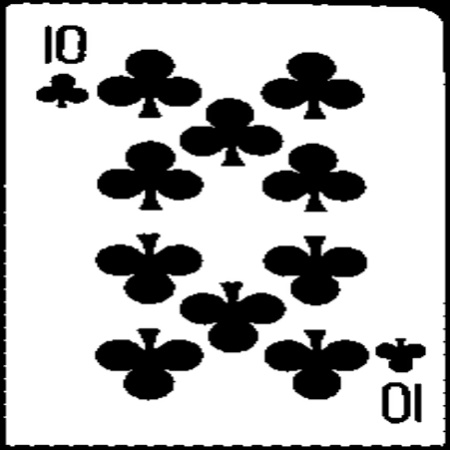
#> input picture images/c10.jpg, 450 x 450 px, given in place of the camera
$ python deckSaver.py
#> lines starting #> are read from the running program, lines starting #| are printed output that depends on the picture; after the words box and inside, x2 and y2 are one past the last pixel; in counts of white or black regions, pixels touching at a corner belong together
"""

Python code to upload playing cards, follow prompts on screen, type 'q' to exit

    -Summer 2021

By: Kyle Granville


"""

import cv2
from cv2 import data
import imutils
import numpy
import glob
import os


def normalize(frame):
    #resize camera view
    frame = imutils.resize(frame,640)
    #convert to greyscale
    gray = cv2.cvtColor(frame,cv2.COLOR_BGR2GRAY)
    #add gaussian blur to more easily ignore small useless details, keeps edges clear, reduces noise
    blur = cv2.bilateralFilter(gray,10,15,15)
    #only show edges or colour changes
    edges = cv2.Canny(blur,50,150,True) #50,150
    #show edges picture
    #cv2.imshow("edges", edges)

    #make edges thicker
    kernel = numpy.ones((3,3),numpy.uint8)
    dilate = cv2.dilate(edges, kernel,iterations=1)
    #show thick edges
    #cv2.imshow("dilated", dilate)
    return dilate


def get_contours(dilate):
    contours = cv2.findContours(dilate,cv2.RETR_LIST,cv2.CHAIN_APPROX_SIMPLE)
    contours = imutils.grab_contours(contours)
    return sorted(contours, key=cv2.contourArea,reverse=True)

# [59 lines left out: functions crop_image, resize_image, checkWhiteVal, process_card_image, not called in this run]


def process(frame):
    image = frame.copy()
    dilate = normalize(frame)
    contours = get_contours(dilate)

    for c in contours[:12]:
        ((x,y),(w,h),a) = rect = cv2.minAreaRect(c)
        box = cv2.boxPoints(rect)
        box = numpy.int0(box)


   # [10 lines of commented-out code are left out]

        ar = w/float(h) if w>h>0 else h/float(w)
        if 1.35<=ar<=1.6 and w*h<120000 and w*h>7300:
            cv2.drawContours(image, [box], -1, (0, 0, 255), 3)
            cimage = crop_image(image, rect)
            if cimage.shape[0] > 0 and cimage.shape[1] > 0:
                cimage = process_card_image(cimage)
                cimage = resize_image(cimage)
                blur1 = cv2.bilateralFilter(cimage,10,15,15)
                #only show edges or colour changes
                edges1 = cv2.Canny(blur1,50,150,True)
                kernel1 = numpy.ones((3,3),numpy.uint8)
                dilate1 = cv2.dilate(edges1, kernel1,iterations=1)
                idek = resize_image(blur1)

                cv2.imshow("current image",idek)
                print('just type  "q"  to retake image using next frame')
                cname = input("input card suit + value (eg. 4 of hearts = h4, Ace of diamonds = da):  ")
                if cname == "q":
                    pass
                else:
                    cv2.imwrite("\\images\\" + cname + ".jpg",idek)

                # [5 lines of commented-out code are left out]

    cv2.imshow("Image", numpy.hstack((image, cv2.cvtColor(dilate, cv2.COLOR_RGB2BGR))))


def main():
    print(" - getting webcam ready - ")
    cap = cv2.VideoCapture(0)
    print(" - webcam on - ")
    print(" -  running  - ")
    while True:
        ret, frame = cap.read()
#> frame is the input picture: shape (450, 450, 3); min 0, max 255, mean 186.8
        frame = imutils.resize(frame,640)
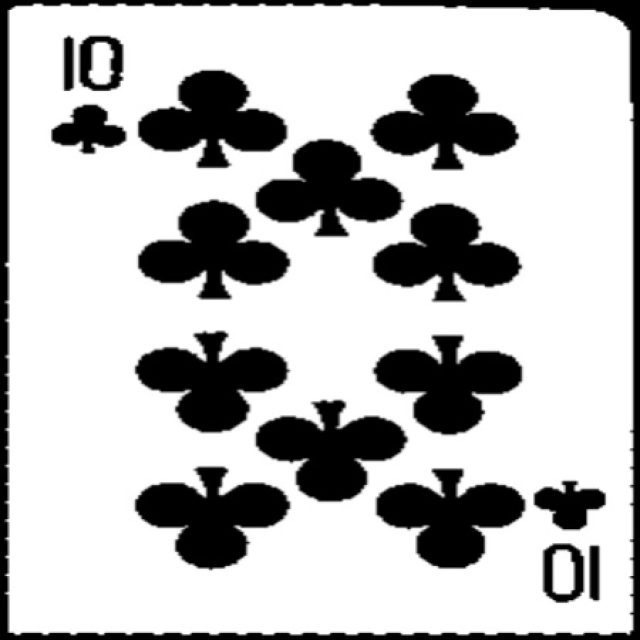
#> frame: shape (640, 640, 3); min 0, max 255, mean 186.8
        #cv2.imshow("Image",frame)
        if cv2.waitKey(1) & 0xFF == ord('p'):
#> (key Esc is pressed here)
            break

        process(frame)
#> in normalize, `edges = cv2.Canny(blur,50,150,True)`:
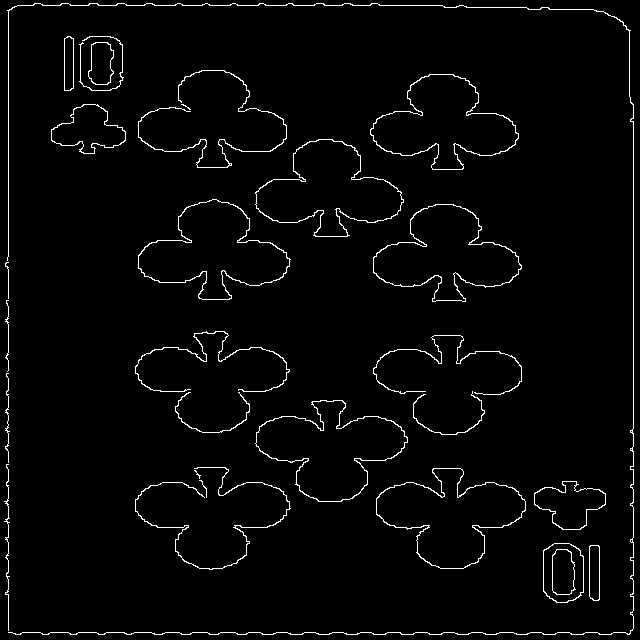
#> edges: shape (640, 640); 2.6% white in thin lines or dots
#> in normalize, `dilate = cv2.dilate(edges, kernel,iterations=1)`:
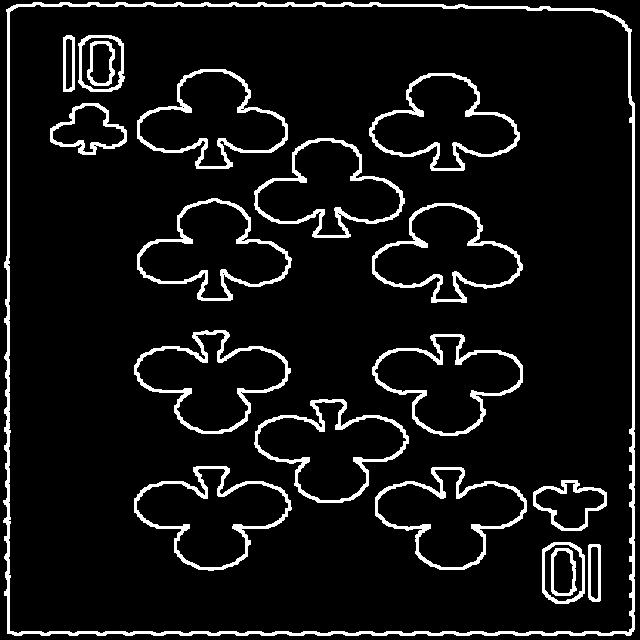
#> dilate: shape (640, 640); 7.9% white; 19 white regions
#> in get_contours, `contours = cv2.findContours(dilate,cv2.RETR_LIST,cv2.CHAIN_APPROX_SIMP..`: contours = 46 contours, 8 with area under 20; largest, box (x1, y1, x2, y2) and area: (3, 2, 635, 636) 394346, (7, 4, 633, 634) 388477, (134, 466, 292, 571) 9532, (134, 330, 291, 434) 9294, (254, 399, 409, 503) 9290
#> the loop in process, `for c in contours[:12]:` made 12 passes
#> (x, y, w, h, a, box, ar) on passes 1 to 7: (318.5, 318.5, 633, 631, -90, [[634, 635], [3, 635], [3, 2], [634, 2]], 1), (319.5, 318.5, 629, 625, -90, [[632, 633], [7, 633], [7, 4], [632, 4]], 1.01), (212, 504.5, 122.3, 122.3, -45, [[212, 591], [125, 504], [212, 418], [298, 504]], 1), (211.5, 370, 118.8, 124.4, -46.47, [[215, 455], [125, 370], [207, 284], [297, 369]], 1.05), (330, 438.5, 119.5, 120.9, -45, [[330, 523], [245, 438], [329, 353], [415, 439]], 1.01), (450, 505.5, 118.7, 120.5, -45.66, [[451, 590], [365, 505], [448, 420], [534, 505]], 1.02), (213, 262.1, 118.3, 123.3, -46.27, [[216, 347], [127, 262], [209, 176], [298, 261]], 1.04)
#> in process, `cv2.imshow("Image", numpy.hstack((image, cv2.cvtColor(dilate, cv2.COLO..`:
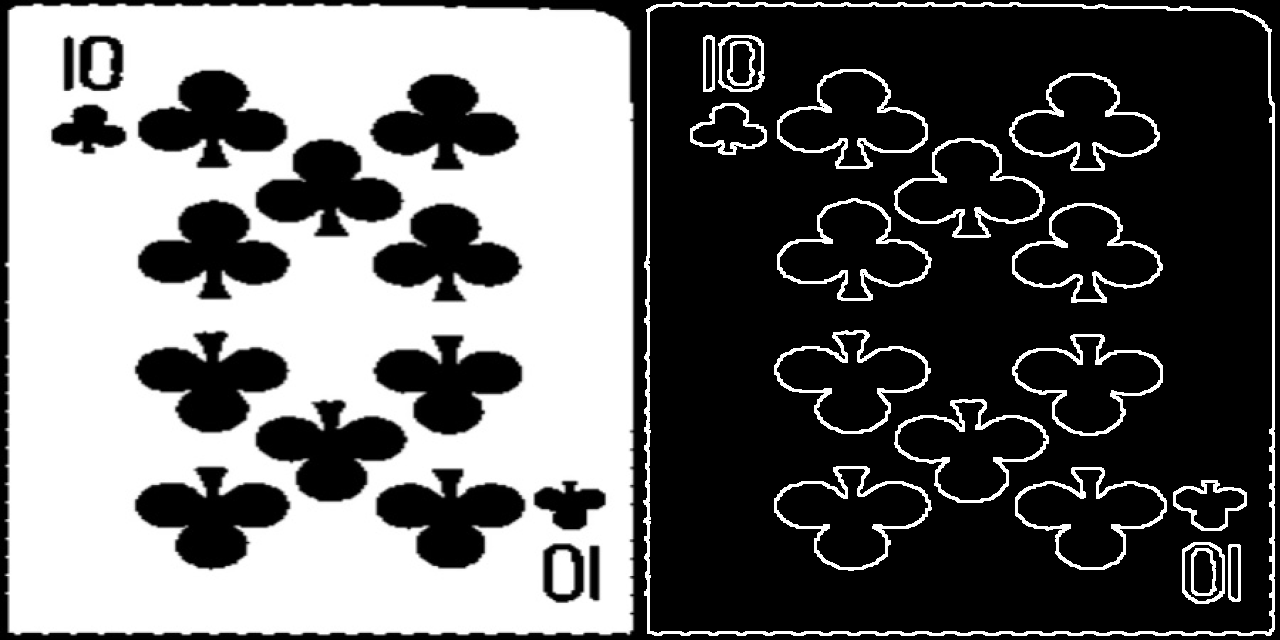
#> window 'Image': shape (640, 1280, 3); min 0, max 255, mean 103.4

    cap.release()
    cv2.destroyAllWindows()


main()

$ run again, on images/c2.jpg
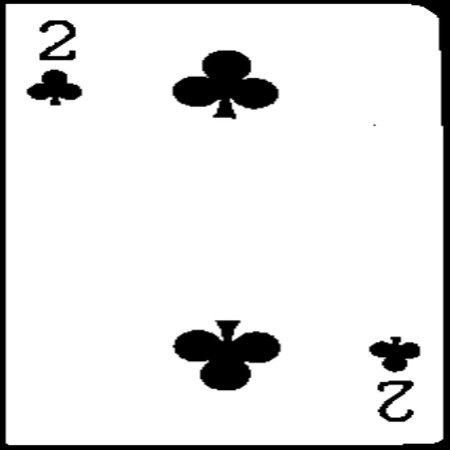
#> input picture images/c2.jpg, 450 x 450 px, given in place of the camera
#> in main, frame is the input picture: shape (450, 450, 3); min 0, max 255, mean 227.5
#> frame: shape (640, 640, 3)
#> in normalize, `edges = cv2.Canny(blur,50,150,True)`:
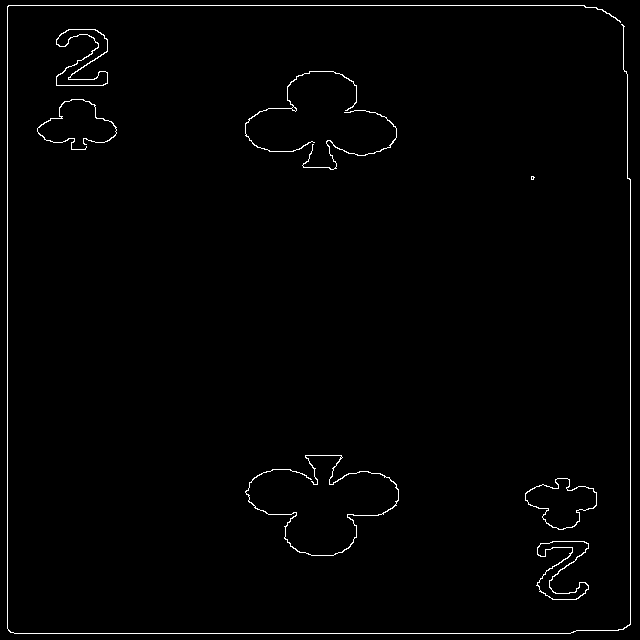
#> edges: shape (640, 640); 1.2% white in thin lines or dots
#> dilate: shape (640, 640); 3.8% white; 8 white regions
#> in get_contours, `contours = cv2.findContours(dilate,cv2.RETR_LIST,cv2.CHAIN_APPROX_SIMP..`: contours = 24 contours, 9 with area under 20; largest, box (x1, y1, x2, y2) and area: (6, 4, 632, 635) 392476, (8, 6, 630, 633) 387437, (244, 454, 400, 557) 9408, (244, 70, 398, 171) 9025, (247, 456, 398, 555) 7926
#> the loop in process, `for c in contours[:12]:` made 12 passes
#> (x, y, w, h, a, box, ar) on passes 1 to 4: (318.5, 319, 630, 625, -90, [[631, 634], [6, 634], [6, 4], [631, 4]], 1.01), (318.5, 319, 626, 621, -90, [[629, 632], [8, 632], [8, 6], [629, 6]], 1.01), (322.6, 493.2, 124.4, 118.4, -41.86, [[315, 578], [236, 490], [329, 407], [408, 495]], 1.05), (320.6, 131.5, 119.1, 120.2, -43.03, [[318, 216], [236, 128], [323, 46], [405, 134]], 1.01)
#> in process, `cv2.imshow("Image", numpy.hstack((image, cv2.cvtColor(dilate, cv2.COLO..`:
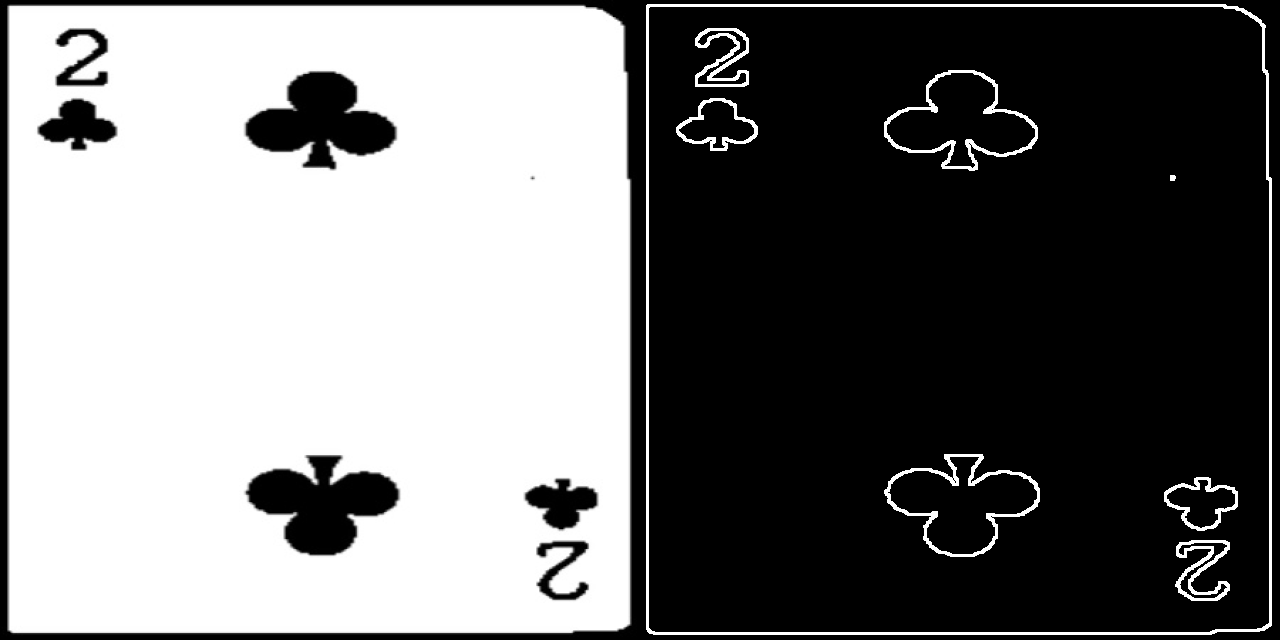
#> window 'Image': shape (640, 1280, 3); min 0, max 255, mean 118.6

$ run again, on images/c4.jpg
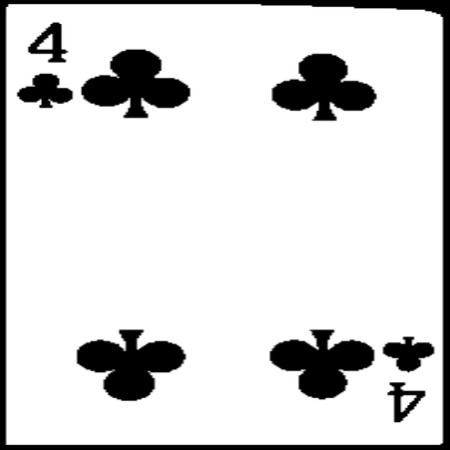
#> input picture images/c4.jpg, 450 x 450 px, given in place of the camera
#> in main, frame is the input picture: shape (450, 450, 3); min 0, max 255, mean 216.1
#> frame: shape (640, 640, 3)
#> in normalize, `edges = cv2.Canny(blur,50,150,True)`:
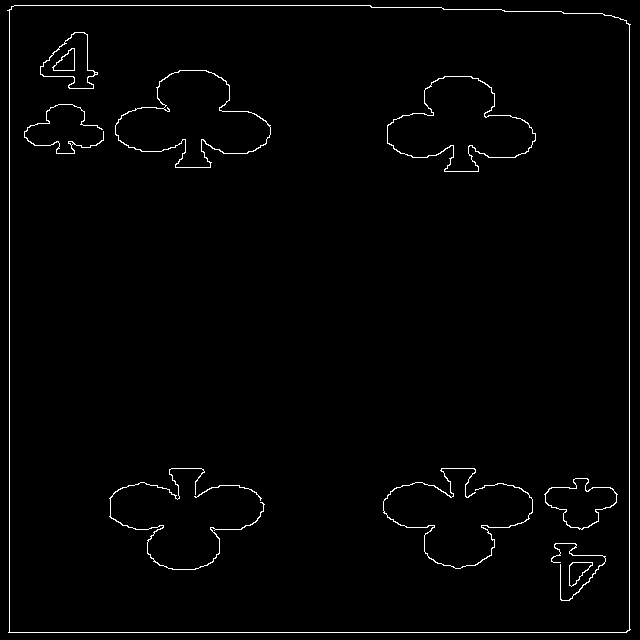
#> edges: shape (640, 640); 1.5% white in thin lines or dots
#> dilate: shape (640, 640); 4.6% white; 11 white regions
#> in get_contours, `contours = cv2.findContours(dilate,cv2.RETR_LIST,cv2.CHAIN_APPROX_SIMP..`: contours = 24 contours, 2 with area under 20; largest, box (x1, y1, x2, y2) and area: (6, 4, 632, 634) 389846, (10, 6, 629, 632) 384830, (108, 467, 266, 571) 9600, (114, 69, 272, 169) 9281, (382, 467, 534, 570) 9030
#> the loop in process, `for c in contours[:12]:` made 12 passes
#> (x, y, w, h, a, box, ar) on passes 1 to 4: (318.5, 318.5, 629, 625, -90, [[631, 633], [6, 633], [6, 4], [631, 4]], 1.01), (319, 318.5, 625, 618, -90, [[628, 631], [10, 631], [10, 6], [628, 6]], 1.01), (185, 506.5, 124.7, 122.9, -44.36, [[183, 594], [97, 506], [186, 419], [272, 506]], 1.02), (192, 130.5, 120.9, 125.2, -45, [[193, 217], [105, 129], [190, 43], [279, 132]], 1.04)
#> in process, `cv2.imshow("Image", numpy.hstack((image, cv2.cvtColor(dilate, cv2.COLO..`:
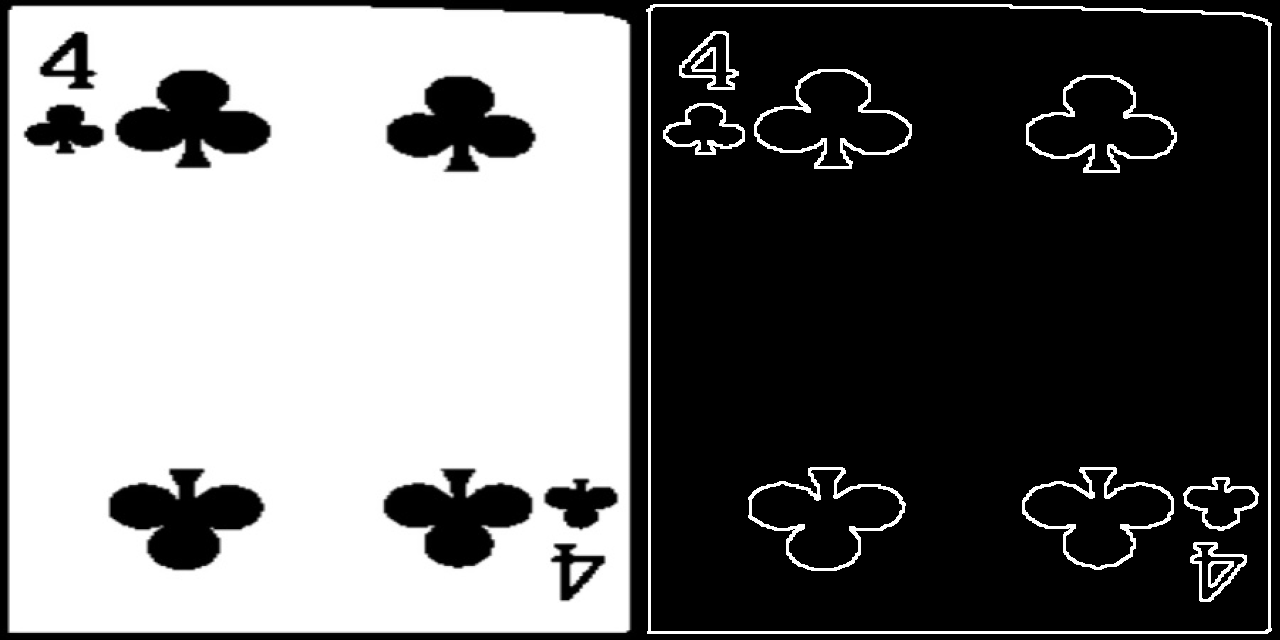
#> window 'Image': shape (640, 1280, 3); min 0, max 255, mean 113.9
